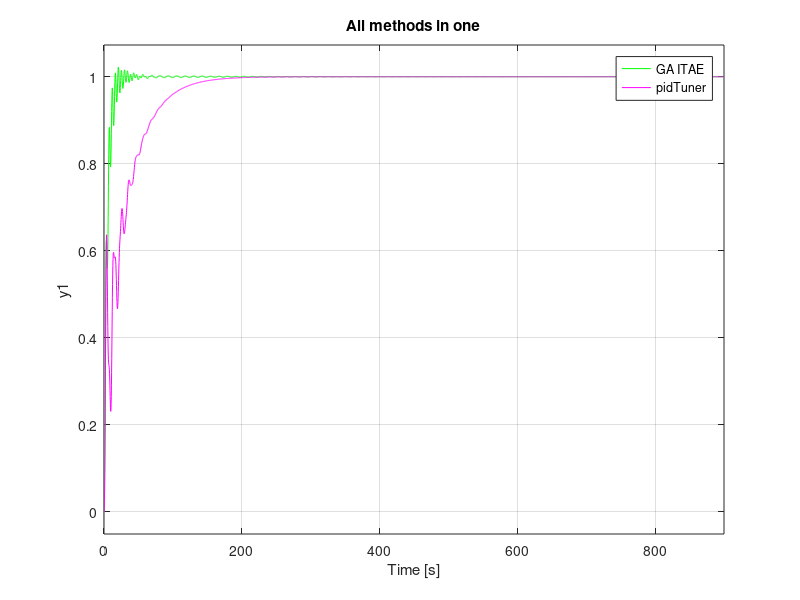

Write the MATLAB code that produced this figure.
%*********************** Program initialization ************************%
clear all;
close all;
clc;

%************************ Specified parameters *************************%
m1 = 1.35;
m2 = 1.45;
k1 = 0.95;
k2 = 1.05;
b = 0.25;

%************************* System declaration **************************%
s = tf('s');
G_s = (k1*b*s+k1*k2)/(m1*m2*s^4+b*m2*s^3+b*m1*s^3+k1*m2*s^2+k2*m2*s^2+k2*m1*s^2+k1*b*s+k1*k2);

%************************* Step characteristic *************************%
figure('Name','Mass-Sping-Damper characteristics and regulation','NumberTitle','off');
subplot(3,2,1)
step(G_s, 'r');

title('Step response');
xlabel('Time t');
ylabel('h(t)');
grid on;

%*********************** Impulse characteristic ************************%
subplot(3,2,2)
impulse(G_s, 'k');

title('Impulse response');
xlabel('Time t');
ylabel('g(t)');
grid on;

%********************** Frequency characteristic ***********************%
subplot(3,2,3)
nyquist(G_s);

title('Frequency response');
xlabel('Re');
ylabel('Im');
grid on;

%******************* Genetic algorithm ITAE method *********************%
% Constants gained from function itae_ga
Kp = 0.011993911457062;
Ki = 0.207947383686235;
Kd = 0.781547855474085;

% Controller declaration
PID_1 = Kp + Ki/s + Kd*s;

% Circuit assembly
G_1 = feedback(PID_1*G_s,1);

subplot(3,2,4);
step(G_1,'g');
title('Genetic algorithm ITAE method');
grid on;

%************************** pidTuner method ***************************%
% pidTuner(G_s)
% Constants gained from pidTuner
Kp = 0.3111;
Ki = 0.03847;
Kd = 0.4676;

PID_2 = Kp + Ki/s + Kd*s;
G_2 = feedback(G_s*PID_2,1);

subplot(3,2,5);
step(G_2,'m');
title('pidTuner method');
grid on;

%************************* All methods in one **************************%
subplot(3,2,6);
step(G_1, 'g', G_2, 'm');
title('All methods in one');
legend('GA ITAE','pidTuner');
grid on;